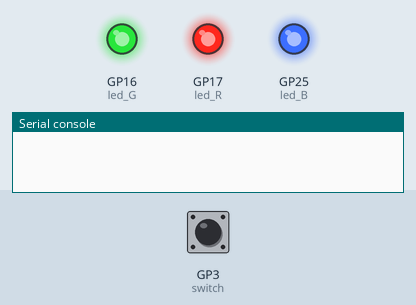
A program run on a simulated Raspberry Pi Pico running MicroPython. Shown: output pins drawn as LEDs (lit = HIGH), the last lines printed to the serial console. The inputs (shaded band) are chosen by the test bench; at power-on: GP3 (switch) HIGH. The clock reads 2024-03-15 10:24:30 at power-on unless the program sets it.

Above: at 1.2 s.
1.3 s: GP3 (switch) pulled LOW for 0.15 s
At 1.37 s:
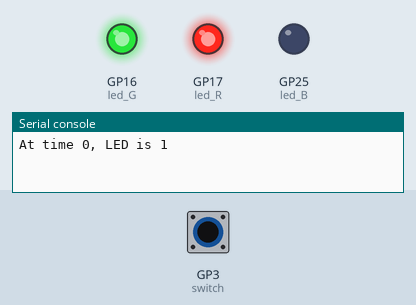
2.9 s: GP3 (switch) pulled LOW for 3.2 s
At 7.4 s:
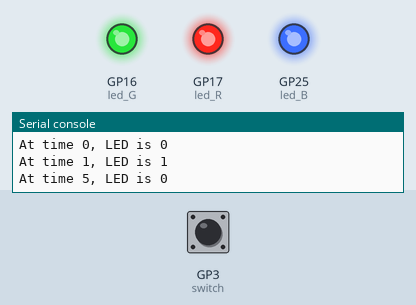
Timing chart, 0 to 8.9 s (numbered marks = the images above; inputs shaded):
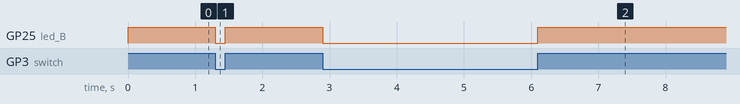

The program:

switch.py
```python
from machine import Pin
import time

led_R = Pin(17, Pin.OUT)
led_G = Pin(16, Pin.OUT)
led_B = Pin(25, Pin.OUT)
for color in (led_R,led_G,led_B):
    color.value(1)
switch = Pin(3, Pin.IN, Pin.PULL_UP)

prevState = 1
clockSet = False

while True:
    shutterState = switch.value()
    if shutterState != prevState:
        if not clockSet:
            startTime = time.time()
            clockSet = True
        led_B.value(shutterState)
        print(f"At time {time.time()-startTime}, LED is {1-shutterState}")
        prevState = shutterState
```

Measured:
- after the input at 1.3 s, GP25 (led_B): HIGH → LOW at once, → HIGH 0.15 s later
- after the input at 2.9 s, GP25 (led_B): HIGH → LOW at once, → HIGH 3.2 s later
